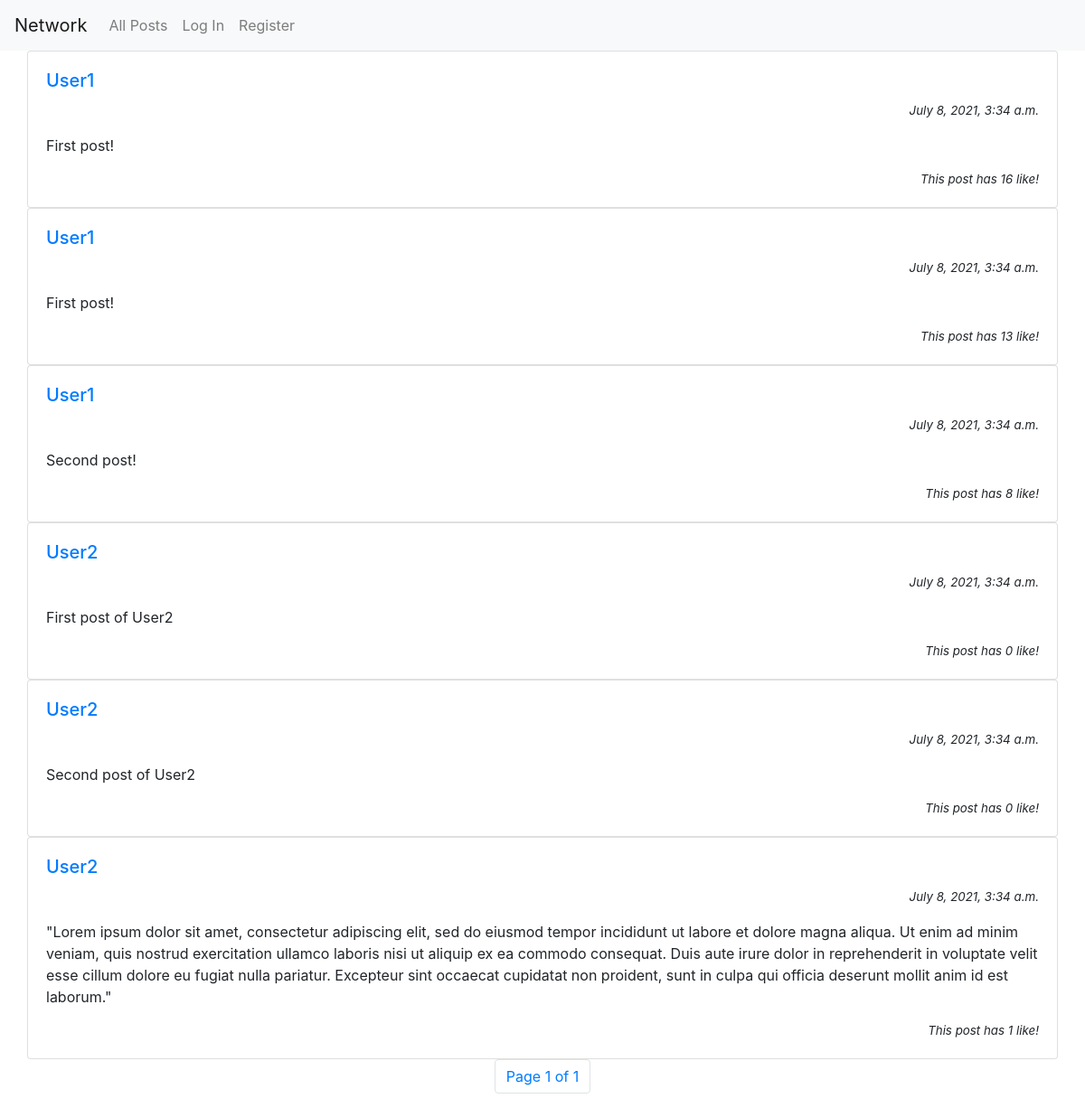
The page /all on the database as committed earlier.
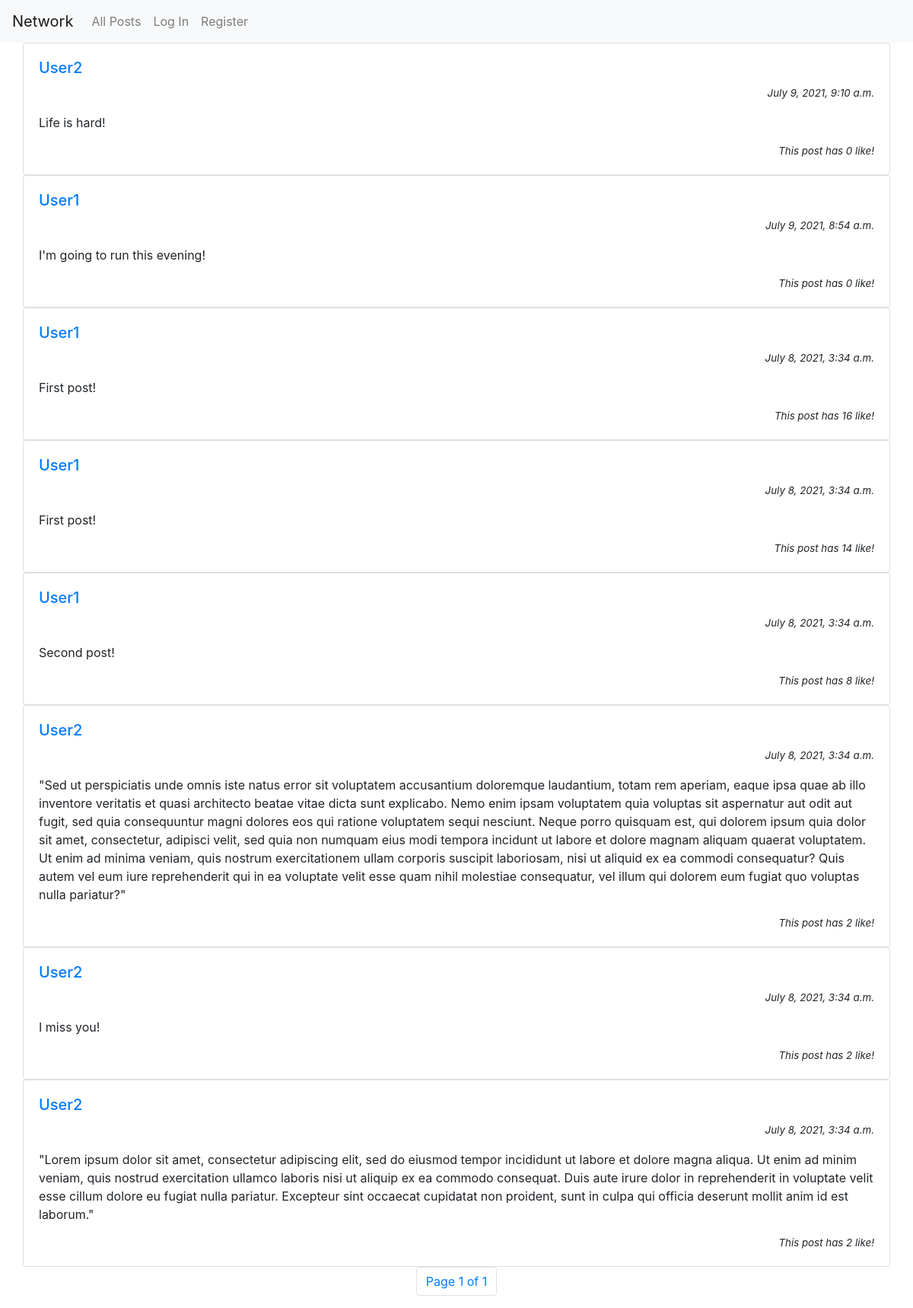
The same page on the database as committed later.
### network/models.py (models this page shows, shortened)
class Post(models.Model):
    poster = models.ForeignKey(User, on_delete=models.CASCADE)
    content = models.TextField()
    date_created = models.DateTimeField(auto_now_add=True)
    last_modified = models.DateTimeField(auto_now=True)
    like = models.IntegerField(default=0)

class User(AbstractUser):
    followings = models.ManyToManyField('User', related_name='_followings')
    followers = models.ManyToManyField('User', related_name='_followers')
    liked = models.ManyToManyField('Post')

### network/views.py (the view)
# urls.py: path("all", views.all, name='all'),
def all(request):
    posts_list = Post.objects.all().order_by('-date_created')
    paginator = Paginator(posts_list, 10) # Show 10 posts per page.
    page_number = request.GET.get('page')
    posts = paginator.get_page(page_number)
    return render(request, 'network/all.html', {
        'posts': posts
    })

### network/templates/network/all.html (shortened to what this page needs)
{% extends "network/layout.html" %}
{% block body %}
{% for post in posts %}
<div class="row">
    <div class="card" style="width: 100%;">
        <div class="card-body">
            <a href="{% url 'profile' post.poster.id %}">
                <h5 class="card-title">{{ post.poster }}</h5>
            </a>
            <p class="card-text" style="text-align: right; font-size: smaller; font-style: italic;">{{ post.date_created }}</p>
            <p id="content_{{ post.id }}" class="card-text" style="white-space: pre-wrap;">{{ post.content }}</p>
            <p id="like_display_{{ post.id }}" class="card-text" style="text-align: right; font-size: smaller; font-style: italic;">
                This post has {{ post.like }} like!</p>
        </div>
    </div>
</div>
{% endfor %}
<nav aria-label="Page navigation">
    <ul class="pagination justify-content-center">
        <li class="page-item"><a class="page-link" href="">Page {{ posts.number }} of {{ posts.paginator.num_pages }}</a></li>
    </ul>
  </nav>
{% endblock %}

Rows that differ between the two databases and show on the page:
added Post: poster "User2", date_created "July 9, 2021, 9:10 a.m.", content "Life is hard!", like "0"
added Post: poster "User1", date_created "July 9, 2021, 8:54 a.m.", content "I'm going to run this evening!", like "0"
changed Post (number 4 of 8 on the later page): like "13" → "14"
changed Post: content "First post of User2" → "\"Sed ut perspiciatis unde omnis iste natus error sit voluptatem accusantium doloremque laudantium, totam rem aperiam, eaque ipsa quae ab illo inventore veritatis et quasi architecto beatae vitae dicta sunt explicabo. Nemo enim ipsam voluptatem quia voluptas sit aspernatur aut odit aut fugit, sed quia consequuntur magni dolores eos qui ratione voluptatem sequi nesciunt. Neque porro quisquam est, qui dolorem ipsum quia dolor sit amet, consectetur, adipisci velit, sed quia non numquam eius modi tempora incidunt ut labore et dolore magnam aliquam quaerat voluptatem. Ut enim ad minima veniam, quis nostrum exercitationem ullam corporis suscipit laboriosam, nisi ut aliquid ex ea commodi…"; like "0" → "2"
changed Post: content "Second post of User2" → "I miss you!"; like "0" → "2"
changed Post (number 8 of 8 on the later page): like "1" → "2"
